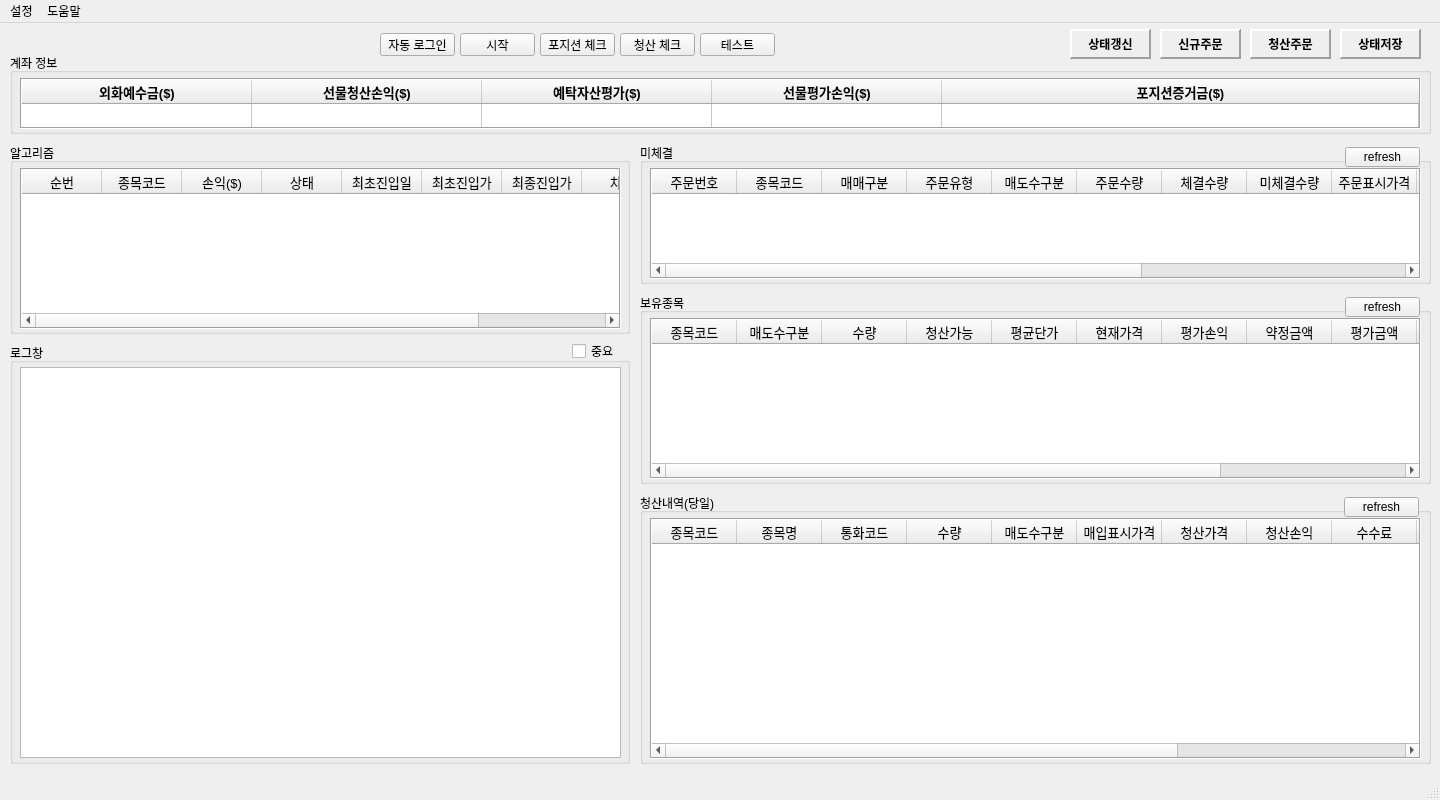
<?xml version="1.0" encoding="UTF-8"?>
<ui version="4.0">
 <class>MainWindow</class>
 <widget class="QMainWindow" name="MainWindow">
  <property name="geometry">
   <rect>
    <x>0</x>
    <y>0</y>
    <width>1440</width>
    <height>800</height>
   </rect>
  </property>
  <property name="sizePolicy">
   <sizepolicy hsizetype="Preferred" vsizetype="Preferred">
    <horstretch>0</horstretch>
    <verstretch>0</verstretch>
   </sizepolicy>
  </property>
  <property name="windowTitle">
   <string>Q-Trader</string>
  </property>
  <widget class="QWidget" name="centralwidget">
   <widget class="QGroupBox" name="gbAccount">
    <property name="geometry">
     <rect>
      <x>10</x>
      <y>30</y>
      <width>1421</width>
      <height>81</height>
     </rect>
    </property>
    <property name="title">
     <string>계좌 정보</string>
    </property>
    <widget class="QTableWidget" name="tbAccount">
     <property name="enabled">
      <bool>true</bool>
     </property>
     <property name="geometry">
      <rect>
       <x>10</x>
       <y>25</y>
       <width>1401</width>
       <height>51</height>
      </rect>
     </property>
     <property name="sizePolicy">
      <sizepolicy hsizetype="Fixed" vsizetype="Fixed">
       <horstretch>0</horstretch>
       <verstretch>0</verstretch>
      </sizepolicy>
     </property>
     <property name="baseSize">
      <size>
       <width>0</width>
       <height>0</height>
      </size>
     </property>
     <property name="font">
      <font>
       <pointsize>10</pointsize>
       <weight>75</weight>
       <bold>true</bold>
      </font>
     </property>
     <property name="layoutDirection">
      <enum>Qt::LeftToRight</enum>
     </property>
     <property name="autoFillBackground">
      <bool>true</bool>
     </property>
     <property name="frameShape">
      <enum>QFrame::Box</enum>
     </property>
     <property name="frameShadow">
      <enum>QFrame::Sunken</enum>
     </property>
     <property name="verticalScrollBarPolicy">
      <enum>Qt::ScrollBarAlwaysOff</enum>
     </property>
     <property name="horizontalScrollBarPolicy">
      <enum>Qt::ScrollBarAlwaysOff</enum>
     </property>
     <property name="autoScroll">
      <bool>false</bool>
     </property>
     <property name="editTriggers">
      <set>QAbstractItemView::NoEditTriggers</set>
     </property>
     <property name="tabKeyNavigation">
      <bool>false</bool>
     </property>
     <property name="showDropIndicator" stdset="0">
      <bool>false</bool>
     </property>
     <property name="dragDropOverwriteMode">
      <bool>false</bool>
     </property>
     <property name="selectionMode">
      <enum>QAbstractItemView::NoSelection</enum>
     </property>
     <property name="showGrid">
      <bool>true</bool>
     </property>
     <property name="gridStyle">
      <enum>Qt::SolidLine</enum>
     </property>
     <property name="wordWrap">
      <bool>false</bool>
     </property>
     <property name="cornerButtonEnabled">
      <bool>false</bool>
     </property>
     <property name="rowCount">
      <number>1</number>
     </property>
     <property name="columnCount">
      <number>5</number>
     </property>
     <attribute name="horizontalHeaderCascadingSectionResizes">
      <bool>false</bool>
     </attribute>
     <attribute name="horizontalHeaderDefaultSectionSize">
      <number>230</number>
     </attribute>
     <attribute name="horizontalHeaderMinimumSectionSize">
      <number>103</number>
     </attribute>
     <attribute name="horizontalHeaderStretchLastSection">
      <bool>true</bool>
     </attribute>
     <attribute name="verticalHeaderVisible">
      <bool>false</bool>
     </attribute>
     <attribute name="verticalHeaderCascadingSectionResizes">
      <bool>false</bool>
     </attribute>
     <attribute name="verticalHeaderDefaultSectionSize">
      <number>26</number>
     </attribute>
     <attribute name="verticalHeaderHighlightSections">
      <bool>false</bool>
     </attribute>
     <attribute name="verticalHeaderMinimumSectionSize">
      <number>22</number>
     </attribute>
     <row/>
     <column>
      <property name="text">
       <string>외화예수금($)</string>
      </property>
     </column>
     <column>
      <property name="text">
       <string>선물청산손익($)</string>
      </property>
     </column>
     <column>
      <property name="text">
       <string>예탁자산평가($)</string>
      </property>
     </column>
     <column>
      <property name="text">
       <string>선물평가손익($)</string>
      </property>
     </column>
     <column>
      <property name="text">
       <string>포지션증거금($)</string>
      </property>
     </column>
    </widget>
   </widget>
   <widget class="QGroupBox" name="groupBox">
    <property name="geometry">
     <rect>
      <x>10</x>
      <y>120</y>
      <width>620</width>
      <height>191</height>
     </rect>
    </property>
    <property name="title">
     <string>알고리즘</string>
    </property>
    <widget class="QTableWidget" name="tbAlgorithm">
     <property name="enabled">
      <bool>true</bool>
     </property>
     <property name="geometry">
      <rect>
       <x>10</x>
       <y>25</y>
       <width>601</width>
       <height>161</height>
      </rect>
     </property>
     <property name="sizePolicy">
      <sizepolicy hsizetype="Fixed" vsizetype="Fixed">
       <horstretch>0</horstretch>
       <verstretch>0</verstretch>
      </sizepolicy>
     </property>
     <property name="font">
      <font>
       <pointsize>10</pointsize>
      </font>
     </property>
     <property name="frameShape">
      <enum>QFrame::Box</enum>
     </property>
     <property name="frameShadow">
      <enum>QFrame::Sunken</enum>
     </property>
     <property name="verticalScrollBarPolicy">
      <enum>Qt::ScrollBarAsNeeded</enum>
     </property>
     <property name="horizontalScrollBarPolicy">
      <enum>Qt::ScrollBarAsNeeded</enum>
     </property>
     <property name="autoScroll">
      <bool>false</bool>
     </property>
     <property name="editTriggers">
      <set>QAbstractItemView::NoEditTriggers</set>
     </property>
     <property name="tabKeyNavigation">
      <bool>false</bool>
     </property>
     <property name="showDropIndicator" stdset="0">
      <bool>false</bool>
     </property>
     <property name="dragDropOverwriteMode">
      <bool>false</bool>
     </property>
     <property name="selectionMode">
      <enum>QAbstractItemView::NoSelection</enum>
     </property>
     <property name="showGrid">
      <bool>true</bool>
     </property>
     <property name="gridStyle">
      <enum>Qt::SolidLine</enum>
     </property>
     <property name="sortingEnabled">
      <bool>false</bool>
     </property>
     <property name="wordWrap">
      <bool>false</bool>
     </property>
     <property name="cornerButtonEnabled">
      <bool>false</bool>
     </property>
     <property name="rowCount">
      <number>0</number>
     </property>
     <property name="columnCount">
      <number>9</number>
     </property>
     <attribute name="horizontalHeaderCascadingSectionResizes">
      <bool>false</bool>
     </attribute>
     <attribute name="horizontalHeaderDefaultSectionSize">
      <number>80</number>
     </attribute>
     <attribute name="horizontalHeaderMinimumSectionSize">
      <number>30</number>
     </attribute>
     <attribute name="horizontalHeaderStretchLastSection">
      <bool>true</bool>
     </attribute>
     <attribute name="verticalHeaderVisible">
      <bool>false</bool>
     </attribute>
     <attribute name="verticalHeaderDefaultSectionSize">
      <number>21</number>
     </attribute>
     <attribute name="verticalHeaderMinimumSectionSize">
      <number>21</number>
     </attribute>
     <column>
      <property name="text">
       <string>순번</string>
      </property>
     </column>
     <column>
      <property name="text">
       <string>종목코드</string>
      </property>
     </column>
     <column>
      <property name="text">
       <string>손익($)</string>
      </property>
     </column>
     <column>
      <property name="text">
       <string>상태</string>
      </property>
     </column>
     <column>
      <property name="text">
       <string>최초진입일</string>
      </property>
     </column>
     <column>
      <property name="text">
       <string>최초진입가</string>
      </property>
     </column>
     <column>
      <property name="text">
       <string>최종진입가</string>
      </property>
     </column>
     <column>
      <property name="text">
       <string>차수</string>
      </property>
     </column>
     <column>
      <property name="text">
       <string>계약수</string>
      </property>
     </column>
    </widget>
   </widget>
   <widget class="QGroupBox" name="groupBox_2">
    <property name="geometry">
     <rect>
      <x>640</x>
      <y>120</y>
      <width>791</width>
      <height>141</height>
     </rect>
    </property>
    <property name="title">
     <string>미체결</string>
    </property>
    <widget class="QTableWidget" name="tbOrder">
     <property name="enabled">
      <bool>true</bool>
     </property>
     <property name="geometry">
      <rect>
       <x>10</x>
       <y>25</y>
       <width>771</width>
       <height>111</height>
      </rect>
     </property>
     <property name="sizePolicy">
      <sizepolicy hsizetype="Fixed" vsizetype="Fixed">
       <horstretch>0</horstretch>
       <verstretch>0</verstretch>
      </sizepolicy>
     </property>
     <property name="font">
      <font>
       <pointsize>10</pointsize>
      </font>
     </property>
     <property name="frameShape">
      <enum>QFrame::Box</enum>
     </property>
     <property name="frameShadow">
      <enum>QFrame::Sunken</enum>
     </property>
     <property name="verticalScrollBarPolicy">
      <enum>Qt::ScrollBarAsNeeded</enum>
     </property>
     <property name="horizontalScrollBarPolicy">
      <enum>Qt::ScrollBarAsNeeded</enum>
     </property>
     <property name="autoScroll">
      <bool>false</bool>
     </property>
     <property name="editTriggers">
      <set>QAbstractItemView::NoEditTriggers</set>
     </property>
     <property name="tabKeyNavigation">
      <bool>false</bool>
     </property>
     <property name="showDropIndicator" stdset="0">
      <bool>false</bool>
     </property>
     <property name="dragDropOverwriteMode">
      <bool>false</bool>
     </property>
     <property name="selectionMode">
      <enum>QAbstractItemView::NoSelection</enum>
     </property>
     <property name="showGrid">
      <bool>true</bool>
     </property>
     <property name="gridStyle">
      <enum>Qt::SolidLine</enum>
     </property>
     <property name="wordWrap">
      <bool>false</bool>
     </property>
     <property name="cornerButtonEnabled">
      <bool>false</bool>
     </property>
     <property name="columnCount">
      <number>14</number>
     </property>
     <attribute name="horizontalHeaderCascadingSectionResizes">
      <bool>false</bool>
     </attribute>
     <attribute name="horizontalHeaderDefaultSectionSize">
      <number>85</number>
     </attribute>
     <attribute name="horizontalHeaderMinimumSectionSize">
      <number>34</number>
     </attribute>
     <attribute name="horizontalHeaderStretchLastSection">
      <bool>false</bool>
     </attribute>
     <attribute name="verticalHeaderVisible">
      <bool>false</bool>
     </attribute>
     <attribute name="verticalHeaderDefaultSectionSize">
      <number>21</number>
     </attribute>
     <attribute name="verticalHeaderMinimumSectionSize">
      <number>21</number>
     </attribute>
     <column>
      <property name="text">
       <string>주문번호</string>
      </property>
     </column>
     <column>
      <property name="text">
       <string>종목코드</string>
      </property>
     </column>
     <column>
      <property name="text">
       <string>매매구분</string>
      </property>
     </column>
     <column>
      <property name="text">
       <string>주문유형</string>
      </property>
     </column>
     <column>
      <property name="text">
       <string>매도수구분</string>
      </property>
     </column>
     <column>
      <property name="text">
       <string>주문수량</string>
      </property>
     </column>
     <column>
      <property name="text">
       <string>체결수량</string>
      </property>
     </column>
     <column>
      <property name="text">
       <string>미체결수량</string>
      </property>
     </column>
     <column>
      <property name="text">
       <string>주문표시가격</string>
      </property>
     </column>
     <column>
      <property name="text">
       <string>주문가격</string>
      </property>
     </column>
     <column>
      <property name="text">
       <string>조건표시가격</string>
      </property>
     </column>
     <column>
      <property name="text">
       <string>상태구분</string>
      </property>
     </column>
     <column>
      <property name="text">
       <string>통화코드</string>
      </property>
     </column>
     <column>
      <property name="text">
       <string>원주문번호</string>
      </property>
     </column>
    </widget>
    <widget class="QPushButton" name="pbOrderRefresh">
     <property name="geometry">
      <rect>
       <x>705</x>
       <y>4</y>
       <width>75</width>
       <height>20</height>
      </rect>
     </property>
     <property name="text">
      <string>refresh</string>
     </property>
    </widget>
   </widget>
   <widget class="QGroupBox" name="groupBox_3">
    <property name="geometry">
     <rect>
      <x>640</x>
      <y>270</y>
      <width>791</width>
      <height>191</height>
     </rect>
    </property>
    <property name="title">
     <string>보유종목</string>
    </property>
    <widget class="QTableWidget" name="tbHolding">
     <property name="enabled">
      <bool>true</bool>
     </property>
     <property name="geometry">
      <rect>
       <x>10</x>
       <y>25</y>
       <width>771</width>
       <height>161</height>
      </rect>
     </property>
     <property name="sizePolicy">
      <sizepolicy hsizetype="Fixed" vsizetype="Fixed">
       <horstretch>0</horstretch>
       <verstretch>0</verstretch>
      </sizepolicy>
     </property>
     <property name="font">
      <font>
       <pointsize>10</pointsize>
      </font>
     </property>
     <property name="frameShape">
      <enum>QFrame::Box</enum>
     </property>
     <property name="frameShadow">
      <enum>QFrame::Sunken</enum>
     </property>
     <property name="verticalScrollBarPolicy">
      <enum>Qt::ScrollBarAsNeeded</enum>
     </property>
     <property name="horizontalScrollBarPolicy">
      <enum>Qt::ScrollBarAsNeeded</enum>
     </property>
     <property name="autoScroll">
      <bool>false</bool>
     </property>
     <property name="editTriggers">
      <set>QAbstractItemView::NoEditTriggers</set>
     </property>
     <property name="tabKeyNavigation">
      <bool>false</bool>
     </property>
     <property name="showDropIndicator" stdset="0">
      <bool>false</bool>
     </property>
     <property name="dragDropOverwriteMode">
      <bool>false</bool>
     </property>
     <property name="selectionMode">
      <enum>QAbstractItemView::NoSelection</enum>
     </property>
     <property name="showGrid">
      <bool>true</bool>
     </property>
     <property name="gridStyle">
      <enum>Qt::SolidLine</enum>
     </property>
     <property name="wordWrap">
      <bool>false</bool>
     </property>
     <property name="cornerButtonEnabled">
      <bool>false</bool>
     </property>
     <property name="columnCount">
      <number>12</number>
     </property>
     <attribute name="horizontalHeaderCascadingSectionResizes">
      <bool>false</bool>
     </attribute>
     <attribute name="horizontalHeaderDefaultSectionSize">
      <number>85</number>
     </attribute>
     <attribute name="horizontalHeaderMinimumSectionSize">
      <number>34</number>
     </attribute>
     <attribute name="horizontalHeaderStretchLastSection">
      <bool>false</bool>
     </attribute>
     <attribute name="verticalHeaderVisible">
      <bool>false</bool>
     </attribute>
     <attribute name="verticalHeaderDefaultSectionSize">
      <number>21</number>
     </attribute>
     <attribute name="verticalHeaderMinimumSectionSize">
      <number>21</number>
     </attribute>
     <column>
      <property name="text">
       <string>종목코드</string>
      </property>
     </column>
     <column>
      <property name="text">
       <string>매도수구분</string>
      </property>
     </column>
     <column>
      <property name="text">
       <string>수량</string>
      </property>
     </column>
     <column>
      <property name="text">
       <string>청산가능</string>
      </property>
     </column>
     <column>
      <property name="text">
       <string>평균단가</string>
      </property>
     </column>
     <column>
      <property name="text">
       <string>현재가격</string>
      </property>
     </column>
     <column>
      <property name="text">
       <string>평가손익</string>
      </property>
     </column>
     <column>
      <property name="text">
       <string>약정금액</string>
      </property>
     </column>
     <column>
      <property name="text">
       <string>평가금액</string>
      </property>
     </column>
     <column>
      <property name="text">
       <string>새 행</string>
      </property>
     </column>
     <column>
      <property name="text">
       <string>수익율</string>
      </property>
     </column>
     <column>
      <property name="text">
       <string>통화코드</string>
      </property>
     </column>
    </widget>
    <widget class="QPushButton" name="pbHoldingRefresh">
     <property name="geometry">
      <rect>
       <x>705</x>
       <y>4</y>
       <width>75</width>
       <height>20</height>
      </rect>
     </property>
     <property name="text">
      <string>refresh</string>
     </property>
    </widget>
   </widget>
   <widget class="QGroupBox" name="groupBox_4">
    <property name="geometry">
     <rect>
      <x>640</x>
      <y>470</y>
      <width>791</width>
      <height>271</height>
     </rect>
    </property>
    <property name="title">
     <string>청산내역(당일)</string>
    </property>
    <widget class="QTableWidget" name="tbHistory">
     <property name="enabled">
      <bool>true</bool>
     </property>
     <property name="geometry">
      <rect>
       <x>10</x>
       <y>25</y>
       <width>771</width>
       <height>241</height>
      </rect>
     </property>
     <property name="sizePolicy">
      <sizepolicy hsizetype="Fixed" vsizetype="Fixed">
       <horstretch>0</horstretch>
       <verstretch>0</verstretch>
      </sizepolicy>
     </property>
     <property name="font">
      <font>
       <pointsize>10</pointsize>
      </font>
     </property>
     <property name="frameShape">
      <enum>QFrame::Box</enum>
     </property>
     <property name="frameShadow">
      <enum>QFrame::Sunken</enum>
     </property>
     <property name="verticalScrollBarPolicy">
      <enum>Qt::ScrollBarAsNeeded</enum>
     </property>
     <property name="horizontalScrollBarPolicy">
      <enum>Qt::ScrollBarAsNeeded</enum>
     </property>
     <property name="autoScroll">
      <bool>false</bool>
     </property>
     <property name="editTriggers">
      <set>QAbstractItemView::NoEditTriggers</set>
     </property>
     <property name="tabKeyNavigation">
      <bool>false</bool>
     </property>
     <property name="showDropIndicator" stdset="0">
      <bool>false</bool>
     </property>
     <property name="dragDropOverwriteMode">
      <bool>false</bool>
     </property>
     <property name="selectionMode">
      <enum>QAbstractItemView::NoSelection</enum>
     </property>
     <property name="showGrid">
      <bool>true</bool>
     </property>
     <property name="gridStyle">
      <enum>Qt::SolidLine</enum>
     </property>
     <property name="wordWrap">
      <bool>false</bool>
     </property>
     <property name="cornerButtonEnabled">
      <bool>false</bool>
     </property>
     <property name="rowCount">
      <number>0</number>
     </property>
     <property name="columnCount">
      <number>13</number>
     </property>
     <attribute name="horizontalHeaderCascadingSectionResizes">
      <bool>false</bool>
     </attribute>
     <attribute name="horizontalHeaderDefaultSectionSize">
      <number>85</number>
     </attribute>
     <attribute name="horizontalHeaderMinimumSectionSize">
      <number>34</number>
     </attribute>
     <attribute name="horizontalHeaderShowSortIndicator" stdset="0">
      <bool>false</bool>
     </attribute>
     <attribute name="horizontalHeaderStretchLastSection">
      <bool>false</bool>
     </attribute>
     <attribute name="verticalHeaderVisible">
      <bool>false</bool>
     </attribute>
     <attribute name="verticalHeaderCascadingSectionResizes">
      <bool>false</bool>
     </attribute>
     <attribute name="verticalHeaderDefaultSectionSize">
      <number>21</number>
     </attribute>
     <attribute name="verticalHeaderMinimumSectionSize">
      <number>21</number>
     </attribute>
     <column>
      <property name="text">
       <string>종목코드</string>
      </property>
     </column>
     <column>
      <property name="text">
       <string>종목명</string>
      </property>
     </column>
     <column>
      <property name="text">
       <string>통화코드</string>
      </property>
     </column>
     <column>
      <property name="text">
       <string>수량</string>
      </property>
     </column>
     <column>
      <property name="text">
       <string>매도수구분</string>
      </property>
     </column>
     <column>
      <property name="text">
       <string>매입표시가격</string>
      </property>
     </column>
     <column>
      <property name="text">
       <string>청산가격</string>
      </property>
     </column>
     <column>
      <property name="text">
       <string>청산손익</string>
      </property>
     </column>
     <column>
      <property name="text">
       <string>수수료</string>
      </property>
     </column>
     <column>
      <property name="text">
       <string>순손익</string>
      </property>
     </column>
     <column>
      <property name="text">
       <string>매입일자</string>
      </property>
     </column>
     <column>
      <property name="text">
       <string>청산일자</string>
      </property>
     </column>
     <column>
      <property name="text">
       <string>체결시간</string>
      </property>
     </column>
    </widget>
    <widget class="QPushButton" name="pbHistoryRefresh">
     <property name="geometry">
      <rect>
       <x>704</x>
       <y>4</y>
       <width>75</width>
       <height>20</height>
      </rect>
     </property>
     <property name="text">
      <string>refresh</string>
     </property>
    </widget>
   </widget>
   <widget class="QGroupBox" name="groupBox_5">
    <property name="geometry">
     <rect>
      <x>10</x>
      <y>320</y>
      <width>620</width>
      <height>421</height>
     </rect>
    </property>
    <property name="title">
     <string>로그창</string>
    </property>
    <widget class="QListWidget" name="lstLog">
     <property name="geometry">
      <rect>
       <x>10</x>
       <y>24</y>
       <width>601</width>
       <height>391</height>
      </rect>
     </property>
     <property name="font">
      <font>
       <pointsize>10</pointsize>
      </font>
     </property>
     <property name="currentRow">
      <number>-1</number>
     </property>
    </widget>
    <widget class="QCheckBox" name="cbSmryLog">
     <property name="geometry">
      <rect>
       <x>562</x>
       <y>0</y>
       <width>51</width>
       <height>16</height>
      </rect>
     </property>
     <property name="text">
      <string>중요</string>
     </property>
    </widget>
    <widget class="QListWidget" name="lstSmryLog">
     <property name="geometry">
      <rect>
       <x>10</x>
       <y>24</y>
       <width>601</width>
       <height>391</height>
      </rect>
     </property>
     <property name="font">
      <font>
       <pointsize>10</pointsize>
      </font>
     </property>
     <property name="currentRow">
      <number>-1</number>
     </property>
    </widget>
    <zorder>lstSmryLog</zorder>
    <zorder>lstLog</zorder>
    <zorder>cbSmryLog</zorder>
   </widget>
   <widget class="QPushButton" name="pbTest">
    <property name="geometry">
     <rect>
      <x>700</x>
      <y>10</y>
      <width>75</width>
      <height>23</height>
     </rect>
    </property>
    <property name="text">
     <string>테스트</string>
    </property>
   </widget>
   <widget class="QPushButton" name="pbCloseCheck">
    <property name="geometry">
     <rect>
      <x>620</x>
      <y>10</y>
      <width>75</width>
      <height>23</height>
     </rect>
    </property>
    <property name="text">
     <string>청산 체크</string>
    </property>
   </widget>
   <widget class="QPushButton" name="pbSetPassword">
    <property name="geometry">
     <rect>
      <x>380</x>
      <y>10</y>
      <width>75</width>
      <height>23</height>
     </rect>
    </property>
    <property name="text">
     <string>자동 로그인</string>
    </property>
   </widget>
   <widget class="QPushButton" name="pbOpenCheck">
    <property name="geometry">
     <rect>
      <x>540</x>
      <y>10</y>
      <width>75</width>
      <height>23</height>
     </rect>
    </property>
    <property name="text">
     <string>포지션 체크</string>
    </property>
   </widget>
   <widget class="QPushButton" name="pbStart">
    <property name="geometry">
     <rect>
      <x>460</x>
      <y>10</y>
      <width>75</width>
      <height>23</height>
     </rect>
    </property>
    <property name="text">
     <string>시작</string>
    </property>
   </widget>
   <widget class="QLabel" name="lbRefresh">
    <property name="enabled">
     <bool>true</bool>
    </property>
    <property name="geometry">
     <rect>
      <x>1070</x>
      <y>6</y>
      <width>81</width>
      <height>30</height>
     </rect>
    </property>
    <property name="font">
     <font>
      <weight>75</weight>
      <bold>true</bold>
     </font>
    </property>
    <property name="styleSheet">
     <string notr="true"/>
    </property>
    <property name="frameShape">
     <enum>QFrame::Panel</enum>
    </property>
    <property name="frameShadow">
     <enum>QFrame::Raised</enum>
    </property>
    <property name="lineWidth">
     <number>2</number>
    </property>
    <property name="midLineWidth">
     <number>0</number>
    </property>
    <property name="text">
     <string>상태갱신</string>
    </property>
    <property name="alignment">
     <set>Qt::AlignCenter</set>
    </property>
   </widget>
   <widget class="QLabel" name="lbOpen">
    <property name="enabled">
     <bool>true</bool>
    </property>
    <property name="geometry">
     <rect>
      <x>1160</x>
      <y>6</y>
      <width>81</width>
      <height>30</height>
     </rect>
    </property>
    <property name="font">
     <font>
      <weight>75</weight>
      <bold>true</bold>
     </font>
    </property>
    <property name="frameShape">
     <enum>QFrame::Panel</enum>
    </property>
    <property name="frameShadow">
     <enum>QFrame::Raised</enum>
    </property>
    <property name="lineWidth">
     <number>2</number>
    </property>
    <property name="midLineWidth">
     <number>0</number>
    </property>
    <property name="text">
     <string>신규주문</string>
    </property>
    <property name="alignment">
     <set>Qt::AlignCenter</set>
    </property>
   </widget>
   <widget class="QLabel" name="lbSave">
    <property name="enabled">
     <bool>true</bool>
    </property>
    <property name="geometry">
     <rect>
      <x>1340</x>
      <y>6</y>
      <width>81</width>
      <height>30</height>
     </rect>
    </property>
    <property name="font">
     <font>
      <weight>75</weight>
      <bold>true</bold>
     </font>
    </property>
    <property name="frameShape">
     <enum>QFrame::Panel</enum>
    </property>
    <property name="frameShadow">
     <enum>QFrame::Raised</enum>
    </property>
    <property name="lineWidth">
     <number>2</number>
    </property>
    <property name="midLineWidth">
     <number>0</number>
    </property>
    <property name="text">
     <string>상태저장</string>
    </property>
    <property name="alignment">
     <set>Qt::AlignCenter</set>
    </property>
   </widget>
   <widget class="QLabel" name="lbClose">
    <property name="enabled">
     <bool>true</bool>
    </property>
    <property name="geometry">
     <rect>
      <x>1250</x>
      <y>6</y>
      <width>81</width>
      <height>30</height>
     </rect>
    </property>
    <property name="font">
     <font>
      <weight>75</weight>
      <bold>true</bold>
     </font>
    </property>
    <property name="frameShape">
     <enum>QFrame::Panel</enum>
    </property>
    <property name="frameShadow">
     <enum>QFrame::Raised</enum>
    </property>
    <property name="lineWidth">
     <number>2</number>
    </property>
    <property name="midLineWidth">
     <number>0</number>
    </property>
    <property name="text">
     <string>청산주문</string>
    </property>
    <property name="alignment">
     <set>Qt::AlignCenter</set>
    </property>
   </widget>
   <zorder>gbAccount</zorder>
   <zorder>groupBox</zorder>
   <zorder>groupBox_2</zorder>
   <zorder>groupBox_3</zorder>
   <zorder>groupBox_4</zorder>
   <zorder>groupBox_5</zorder>
   <zorder>pbTest</zorder>
   <zorder>pbCloseCheck</zorder>
   <zorder>pbSetPassword</zorder>
   <zorder>pbOpenCheck</zorder>
   <zorder>pbStart</zorder>
   <zorder>lbOpen</zorder>
   <zorder>lbSave</zorder>
   <zorder>lbClose</zorder>
   <zorder>lbRefresh</zorder>
  </widget>
  <widget class="QMenuBar" name="menubar">
   <property name="geometry">
    <rect>
     <x>0</x>
     <y>0</y>
     <width>1440</width>
     <height>21</height>
    </rect>
   </property>
   <widget class="QMenu" name="menu">
    <property name="title">
     <string>설정</string>
    </property>
    <addaction name="actionLogin"/>
    <addaction name="actionLogout"/>
    <addaction name="actionClose"/>
   </widget>
   <widget class="QMenu" name="menu_2">
    <property name="title">
     <string>도움말</string>
    </property>
   </widget>
   <addaction name="menu"/>
   <addaction name="menu_2"/>
  </widget>
  <widget class="QStatusBar" name="statusbar"/>
  <action name="actionLogin">
   <property name="text">
    <string>로그인</string>
   </property>
  </action>
  <action name="actionLogout">
   <property name="text">
    <string>로그아웃</string>
   </property>
  </action>
  <action name="actionClose">
   <property name="text">
    <string>종료</string>
   </property>
  </action>
 </widget>
 <resources/>
 <connections/>
</ui>
